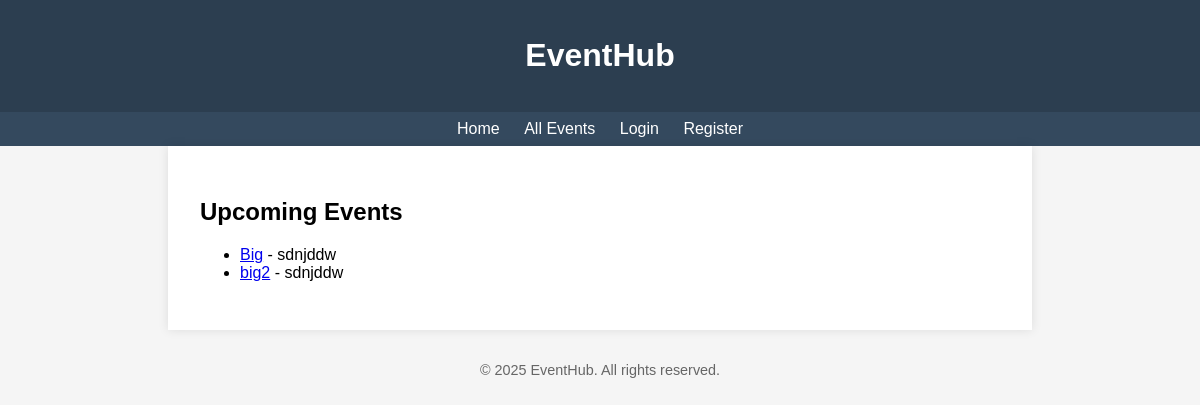
Screenshot of /events/ with the database file from the repository.
### event/models.py (models this page shows, shortened)
class Event(models.Model):
    title = models.CharField(max_length=200)
    description = models.TextField()
    location = models.CharField(max_length=200)
    start_time = models.DateTimeField()
    end_time = models.DateTimeField()
    created_by = models.ForeignKey(User, on_delete=models.CASCADE)

### event/views.py (the view)
# urls.py: path('events/', EventListView.as_view(), name='event-list'),
class EventListView(View):
    def get(self, request):
        events = Event.objects.all().order_by('start_time')
        return render(request, 'events/event_list.html', {'events': events})

### templates/events/event_list.html (shortened to what this page needs)
{% extends 'base.html' %}
{% block content %}
<h2>Upcoming Events</h2>
<ul>
    {% for event in events %}
    <li>
        <a href="/events/{{ event.id }}/">{{ event.title }}</a> - {{ event.location }}
    </li>
    {% endfor %}
</ul>
{% endblock %}

### templates/base.html (style rules this page uses)
body { font-family: Arial, sans-serif; background: #f5f5f5; margin: 0; padding: 0; }

### rows the page displays
Event: title "Big", location "sdnjddw"
Event: title "big2", location "sdnjddw"
